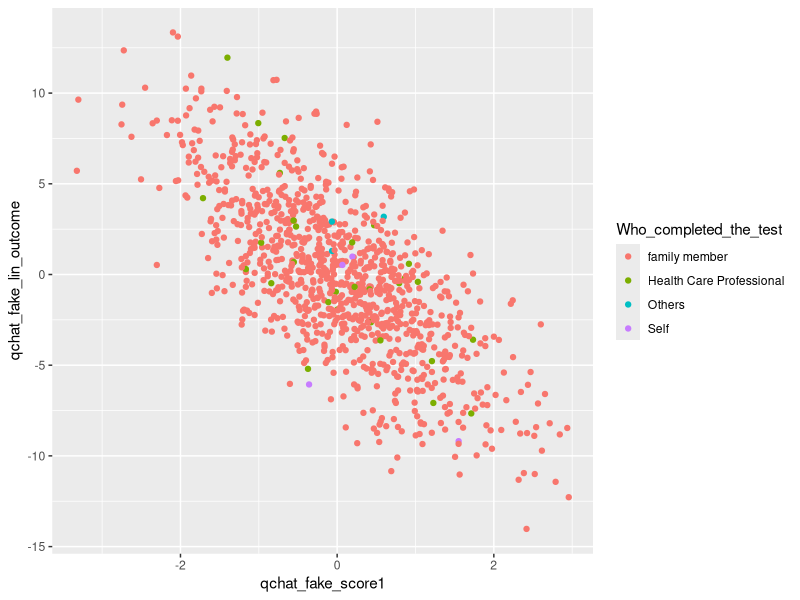
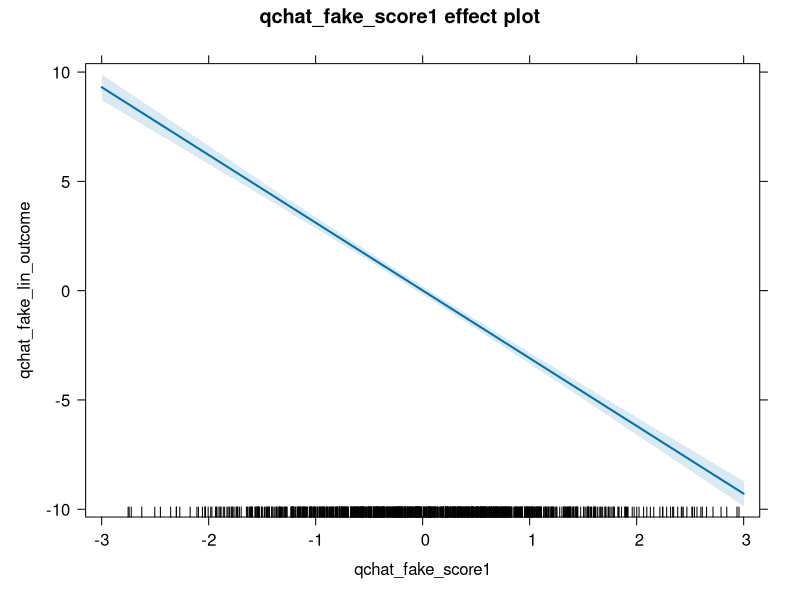

The R script that drew these images, in order:
##### Combining all lessons ####
## Overview
# 1. Read in qchat dataset
# 2. Get the unique frequency count of values from the column: 
#    "Who.completed.the.test" with table()
# 3. Recode the "Health care professional" values to "Health Care Professional"
#    in the "Who.completed.the.test" column with ifelse() to clean values
# 4. ggplot2 - plot geom_points with
#    x = qchat_fake_score1
#    y = qchat_fake_lin_outcome
#    color = Who_completed_the_test
# 5. Create a linear model, with equation:
#    5.1 qchat_fake_lin_outcome ~ 1 + qchat_fake_score1
#    5.2 summarize this linear model
#    5.3 Create an Effects object with effects package and predictor var
#        qchat_fake_score1
#    5.4 Plot this object



# Part 1
# 1. Read in qchat dataset







#### Solution Part 1 ####
qchat <- read.csv("./datasets/qchat-10.csv", stringsAsFactors = FALSE)




# Part 2
# 2. Get the unique frequency count of values from the column: 
#    "Who.completed.the.test" with table()







#### Solution Part 2 ####
table(qchat$Who_completed_the_test)





# Part 3
# 3. Recode the "Health care professional" values to "Health Care Professional"
#    in the "Who.completed.the.test" column with ifelse() to clean values







#### Solution Part 3 ####
qchat$Who_completed_the_test <- 
  ifelse(qchat$Who_completed_the_test == "Health care professional", 
         "Health Care Professional", qchat$Who_completed_the_test)

# Part 4
# 4. ggplot2 - plot geom_points with
#    x = qchat_fake_score1
#    y = qchat_fake_lin_outcome
#    color = Who_completed_the_test









#### Solution Part 4 ####
# Load in ggplot2
library("ggplot2")
ggplot(data = qchat) +
  geom_point(mapping = aes(
    x = qchat_fake_score1,
    y = qchat_fake_lin_outcome,
    color = Who_completed_the_test
  )
)



# Part 5
# 5. Create a linear model, with equation:
#    5.1 qchat_fake_lin_outcome ~ 1 + qchat_fake_score1
#    5.2 summarize this linear model
#    5.3 Create an Effects object with effects package and predictor var
#        qchat_fake_score1
#    5.4 Plot this object












#### Solution Part 5 ####
library("effects")
# Create Linear Model
mod <- lm(qchat_fake_lin_outcome ~ 1 + qchat_fake_score1,
   data = qchat)
# Summarize
summary(mod)
# Create Effects Object with Effect()
eff <- Effect(c("qchat_fake_score1"), mod)
# Plot model with Effects object
plot(eff)
